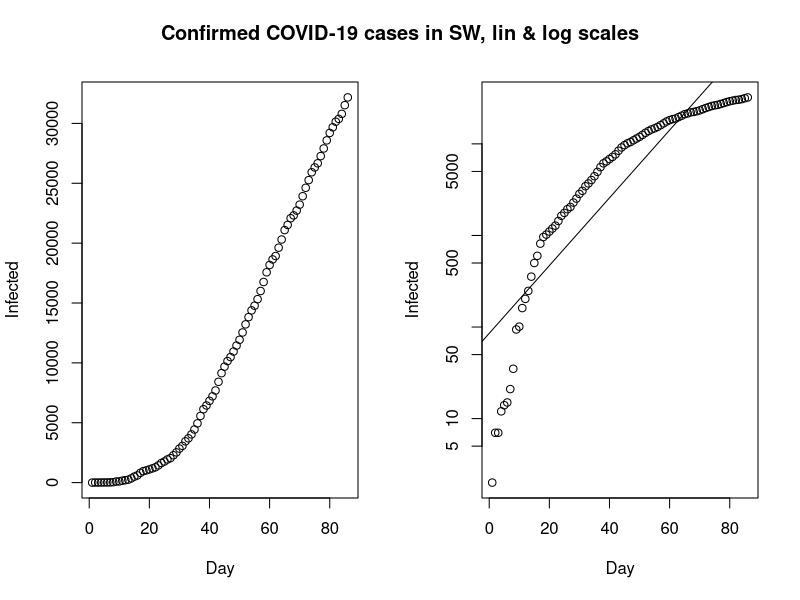

The R script that drew this image: (Note: this script raises an error after producing the figure.)
## source: https://github.com/bbolker/bbmisc/blob/master/peak_I_simple.rmd
# https://tinu.shinyapps.io/Flatten_the_Curve/
# https://staff.math.su.se/hoehle/blog/2020/03/16/flatteningthecurve.html


install.packages("tidyverse")
library(tidyverse)

install.packages("pillar")
library(pillar)

install.packages("tidyr")
library(tidyr)

install.packages("dplyr")
library(dplyr)

install.packages("magrittr")
library(dplyr)

install.packages("ggplot2")
library(ggplot2); theme_set(theme_bw(base_size=16))

######################################################################
# sources: https://raw.githubusercontent.com/hoehleatsu/hoehleatsu.github.io/master/_source/2020-03-16-flatteningthecurve.Rmd
# Function to compute the derivative of the ODE system
#
#  t - time
#  y - current state vector of the ODE at time t
#  parms - Parameter vector used by the ODE system
#
# Returns:
#  list with one component being a vector of length two containing
#  dS(t)/dt and dI(t)/dt
######################################################################


# SW # we start the count for our sir model as of 2/26/2020 when cases>1
Infected <- c(2,7,7,12,14,15,21,35,94,101,161,203,248,355,500,599,814,961,1022,1103,1190,1279,1439,1639,1763,1934,2046,2286,2526,2840,3069,3447,3700,4028,4435,4947,5568,6131,6443,6830,7206,7693,8419,9141,9685,10151,10483,10948,11445,11927,12540,13216,13822,14385,14777,15322,16004,16755,17567,18177,18640,18926,19621,20302,21092,21520,22082,22317,22721,23216,23918,24623,25265,25921,26322,26670,27272,27909,28582,29207,29677,30143,30377,30799,31523,32172)

# FR
# Infected <- c(0,0,2,3,3,3,4,5,5,5,6,6,6,6,6,6,6,11,11,11,11,11,11,11,12,12,12,12,12,12,12,12,12,12,14,18,38,57,100,130,191,204,285,377,653,949,1126,1209,1784,2281,2281,3661,4469,4499,6633,7652,9043,10871,12612,14282,16018,19856,22304,25233,29155,32964,37575,40174,44550,52128,56989,59105,64338,89953,92839,98010,109069,112950,117749,124869,129654,129654)

# US
# Infected <- c(1,1,2,2,5,5,5,5,5,7,8,8,11,11,11,11,11,11,11,11,12,12,13,13,13,13,13,13,13,13,15,15,15,51,51,57,58,60,68,74,98,118,149,217,262,402,518,583,959,1281,1663,2179,2727,3499,4632,6421,7783,13747,19273,25600,33276,43847,53740,65778,83836,101657,121465,140909,161831,188172,213372,243762,275586,308853,337072,366667,396223,429052,461437,496535,526396,526396)

# BE
#Infected <- c(0,0,0,0,0,0,0,0,0,0,0,0,0,1,1,1,1,1,1,1,1,1,1,1,1,1,1,1,1,1,1,1,1,1,1,1,1,1,1,2,8,13,23,50,109,169,200,239,267,314,314,559,689,886,1058,1243,1486,1795,2257,2815,3401,3743,4269,4937,6235,7284,9134,10836,11899,12775,13964,15348,16770,18431,19691,20814,22194,23403,24983,26667,28018,28018)

# RW
#Infected <- c(0,0,0,0,0,0,0,0,0,0,0,0,0,0,0,0,0,0,0,0,0,0,0,0,0,0,0,0,0,0,0,0,0,0,0,0,0,0,0,0,0,0,0,0,0,0,0,0,0,0,0,0,1,1,5,7,8,8,17,17,19,36,40,41,50,54,60,70,70,75,82,84,89,102,104,105,105,110,110,118,120,120)

Day <- 1:(length(Infected)) # length of the infection period

# Population size: 1e6 (1 milliion) or 1e7 (10 millions)
#N <- 1e6 OR, better, actual countries' population

#N <- 66000000 # pupulation of the UK
N <- 10230000 # pupulation of the SW
#N <- 66990000 # pupulation of the FR
#N <- 32820000 # pupulation of the US
#N <- 11460000 # pupulation of the BE
#N <- 12210000 # pupulation of the RW

# Plot coutnry's confirmed cases
old <- par(mfrow = c(1, 2))
#plot(Day, Infected, type ="b") # bubbles
plot(Day, Infected, type ="b")
plot(Day, Infected, log = "y") # type b by default
abline(lm(log10(Infected) ~ Day))
title("Confirmed COVID-19 cases in SW, lin & log scales", outer = TRUE, line = -2)

# Plot the ODE system.
## let's try with this sir model and extrapolate to maybe 90 days, via epidemiologic modeling
SIR <- function(time, state, parameters) {
  par <- as.list(c(state, parameters))
  with(par, {
    dS <- -beta/N * I * S
    dI <- beta/N * I * S - gamma * I
    dR <- gamma * I
    list(c(dS, dI, dR))
  })
}

## OR with this modeling
sir <- function(t, y, parms) {
  beta <- parms[1]
  gamma <- parms[2]
  S <- y[1]
  I <- y[2]
  R <- y[3]
  return(list(c(S = -beta * S * I, I = beta * S * I - gamma * I, R = gamma * I)))
}

init <- c(S = N-Infected[1], I = Infected[1], R = 0)
RSS <- function(parameters) {
  names(parameters) <- c("beta", "gamma")
  out <- ode(y = init, times = Day, func = SIR, parms = parameters)
  fit <- out[ , 3]
  sum((Infected - fit)^2)
}

# general optimazion nethod based on Nelder-Mead
# https://en.wikipedia.org/wiki/Nelder%E2%80%93Mead_method
Opt <- optim(c(0.5, 0.5), RSS, method = "L-BFGS-B", lower = c(0, 0), upper = c(1, 1)) # optimize with some sensible conditions
Opt$message
#[1] "CONVERGENCE: REL_REDUCTION_OF_F <= FACTR*EPSMCH"

Opt_par <- setNames(Opt$par, c("beta", "gamma"))
print(Opt_par)
#beta     gamma 
#0.5592483 0.4407518 

# > R0=beta/gamma
# 0.55/0.44
#[1] 1.25
## The contagion continues as R0>1 

# Population size: 1e6 (1 milliion) or 1e7 (10 millions)
#N <- 1e6 
# Rate at which person stays in the infectious compartment (disease specific and tracing specific)
# γ=0.2 corresponding here to an average length of the infective period of 5 days.
#gamma <- 1/5 
# Infectious contact rate - beta = R0/N*gamma and when R0 \approx 2.25 then  2.25/N*gamma i.e
# a contact rate of β=0.0000004 means that the contact rate with a given individual is 0.0000004 contacts per day.
#beta <- 4.5e-07 
# R0 for the beta and gamma values
# Altogether, this leads to an R0 of 2.25, which roughly corresponds to the R0 of SARS-CoV-2
#R0 <- beta*N/gamma
R0 = 1/0.8059199
#[1] 1.240818


## We can now solve the ODE system using the above parameters and an initial number of infectious of, say, 10:

# Load package to numerically solve ODEs
library(deSolve)

# Grid where to evaluate
max_time <- 150
times <- seq(0, max_time, by=0.01)
# time in days, prediction to up to 90 days (highly unlikely fact will confirm the hypothesis though)

#fit <- data.frame(ode(y = init, times = t, func = SIR, parms = Opt_par))
fit <- data.frame(ode(y = init, times = times, func = SIR, parms = Opt_par))
col <- 1:3 # colour
print(fit)

#sink('fit0_SW_22052020.txt'); fit; sink()
#write.csv(fit, "fit0_SW_22052020.csv")


# Plot infection curve
matplot(fit$time, fit[ , 2:4], type = "l", xlab = "Day", ylab = "Number of subjects", lwd = 2, lty = 1, col = col)
matplot(fit$time, fit[ , 2:4], type = "l", xlab = "Day", ylab = "Number of subjects", lwd = 2, lty = 1, col = col, log = "y")

points(Day, Infected)
legend("bottomright", c("Susceptibles", "Infecteds", "Recovereds"), lty = 1, lwd = 1, col = col, inset = 0.05)
title("Predicted 2019-nCoV in SW (worst case), SIR", outer = TRUE, line = -2)


## We can now solve the ODE system using the above parameters and an initial number of infectious of, say, 10:
# Load package to numerically solve ODEs
library(deSolve)

# Solve ODE system using Runge-Kutta numerical method.
# ode_solution <- rk4(y = c(N - 10, 10), times = times, func = sir, parms = c(beta, gamma)) %>%
ode_solution <- ode(y = init, times = times, func = SIR, parms = Opt_par) %>%
  as.data.frame() %>%
  setNames(c("t", "S", "I","R")) %>%
  mutate(beta = beta, gama = gamma, R0 = N * beta / gamma, s = S / N, i = I / N, type = "without_intervention")

ode_solution_daily <- ode_solution %>%
  filter(t %in% seq(0, max_time, by = 1)) %>%
  mutate(C = if_else(row_number() == 1, 0, lag(S) - S), c = C / N)


## The epidemic curve of new infections per day is shown below:
df_plot <- ode_solution_daily %>% select(t, c) %>% 
  pivot_longer(-t, names_to= "Quantity", values_to = "Proportion") 
#ggplot(df_plot, aes(x=t, y=Proportion)) + geom_col() + 
#  xlab("Time (days)") + ylab("Daily new cases (as proportion of the population)") + scale_y_continuous(labels=scales::percent)
ggplot(df_plot, aes(x=t, y=Proportion)) + geom_col() + 
  xlab("Time(d)") + ylab("Daily new cases (%SW pop.)") + scale_y_continuous(labels=scales::percent)


# Function to compute the final size.
s_inf <- function(R0) {
  
  f_target <- function(x) { x - exp(-R0*(1-x)) }
  
  result <- uniroot(f_target, lower=1e-12, upper=1-1e-12)$root
  
  return(result)
}

# Final proportion of infected.
1 - s_inf(R0)
#[1] 0.3612606


## We can use the above equation to verify that the larger $R_0$, the larger is the final size of the outbreak:
R0_grid <- c(1.25, 1.5, 1.75,2, 2.25, 2.5, 3)
#"37%" "58%" "71%" "80%" "85%" "89%" "94%"

map_dbl( R0_grid, ~ 1-s_inf(.x)) %>% setNames(R0_grid) %>% scales::percent(accuracy=1)
